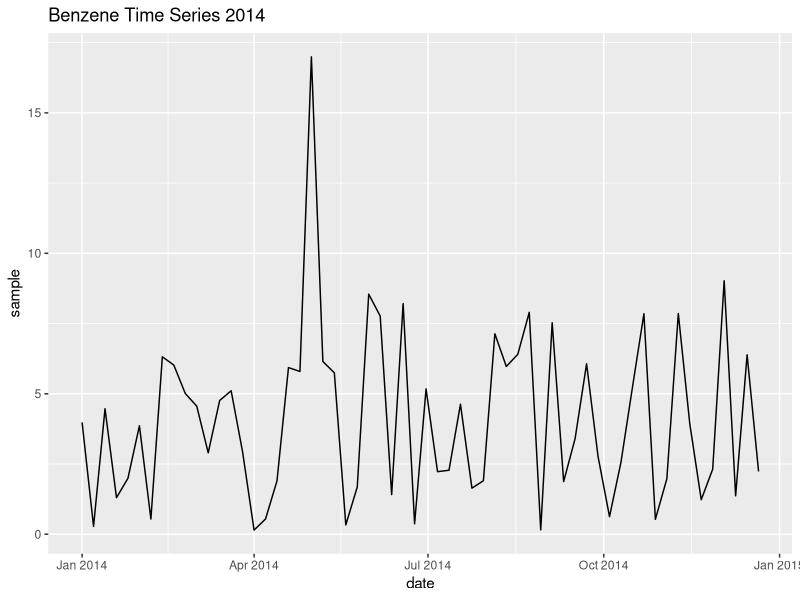
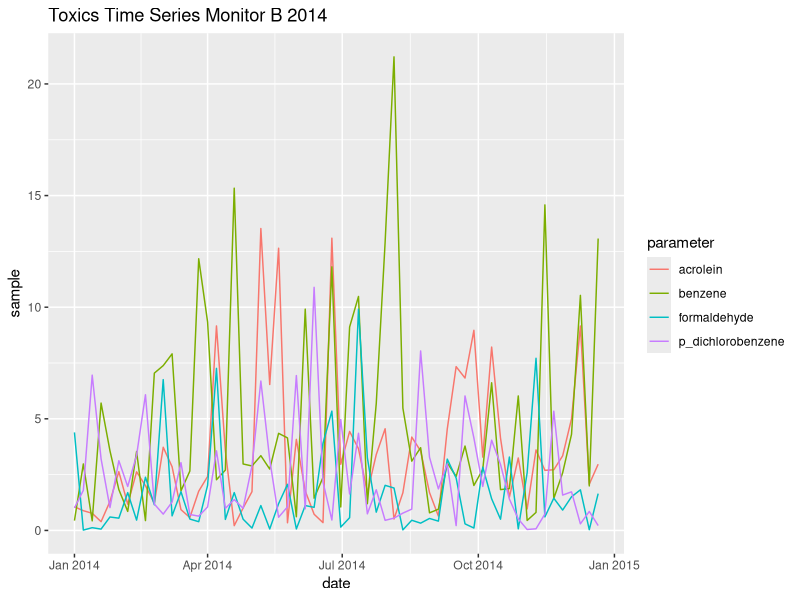
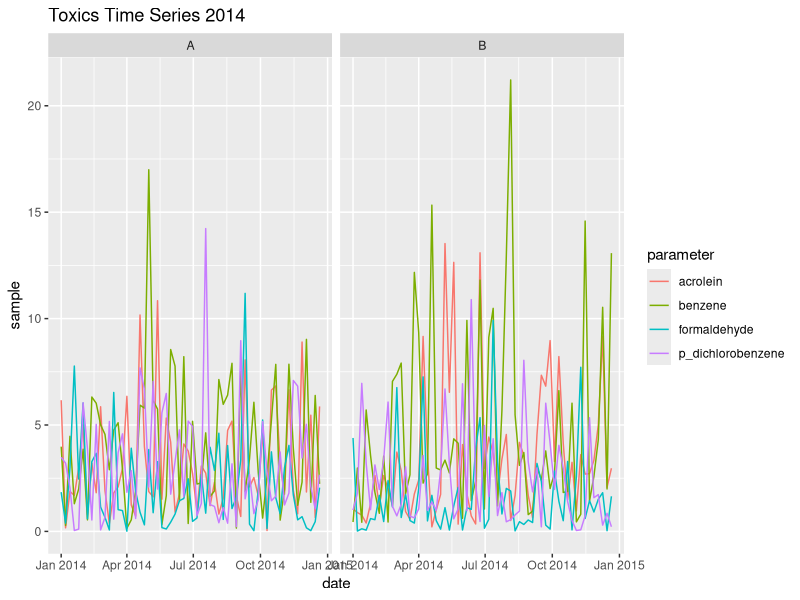
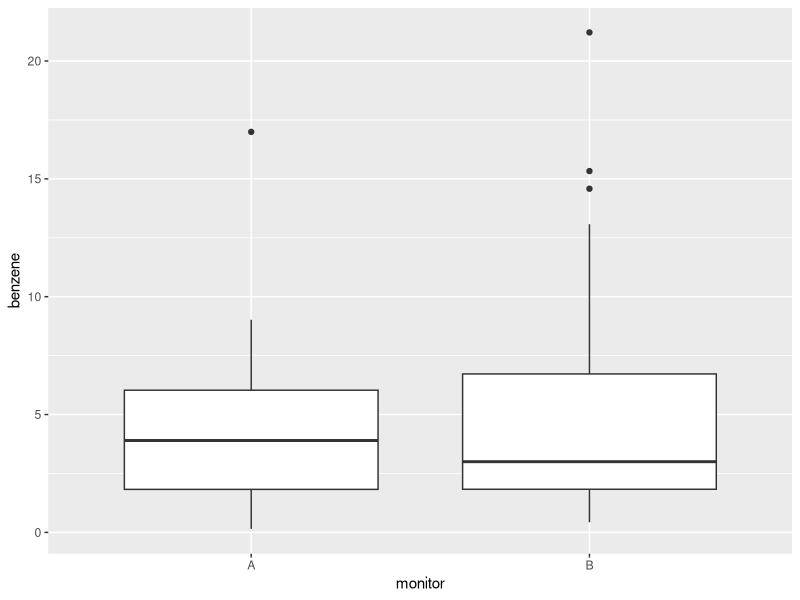
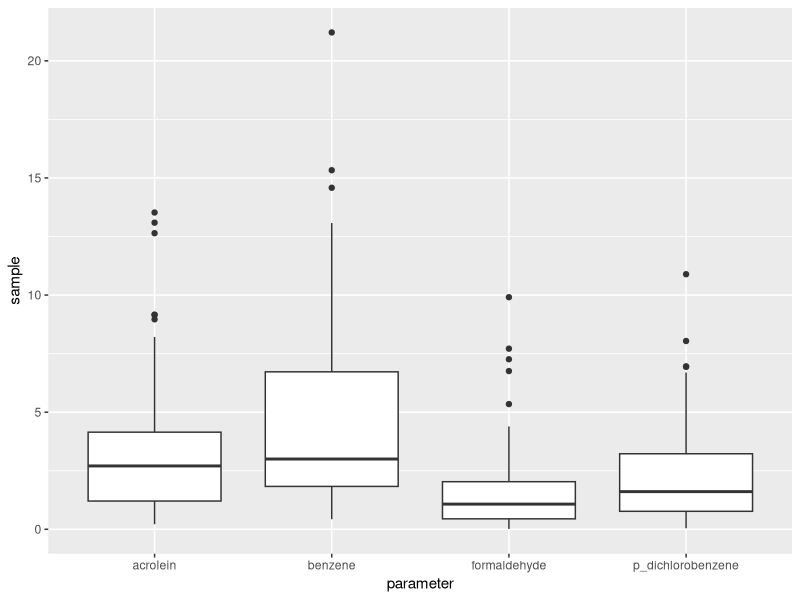
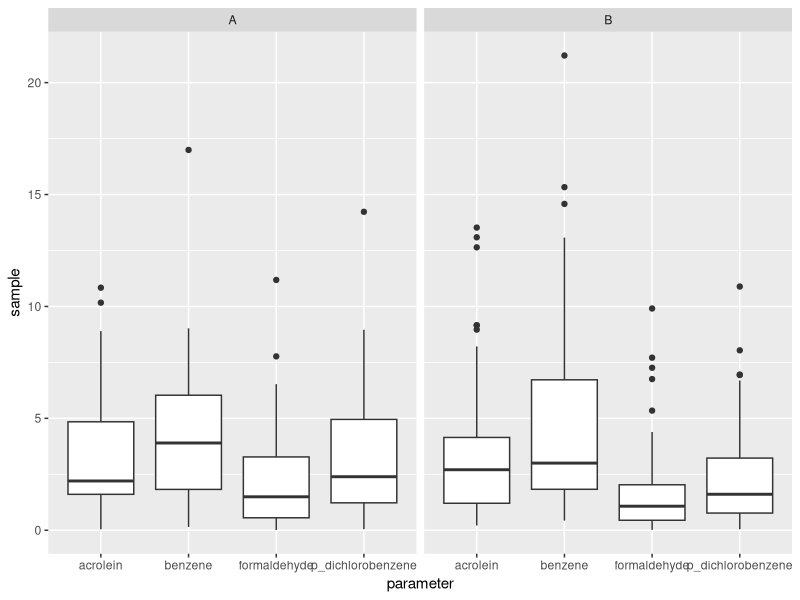
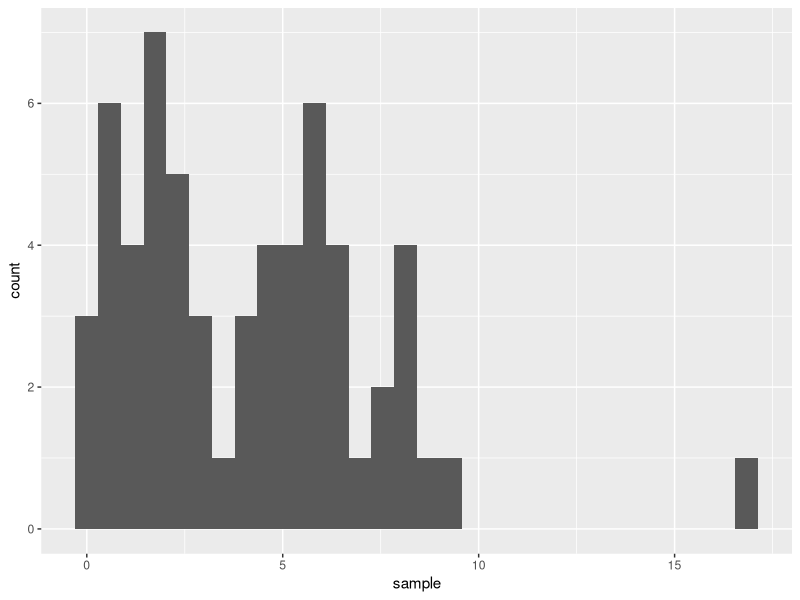
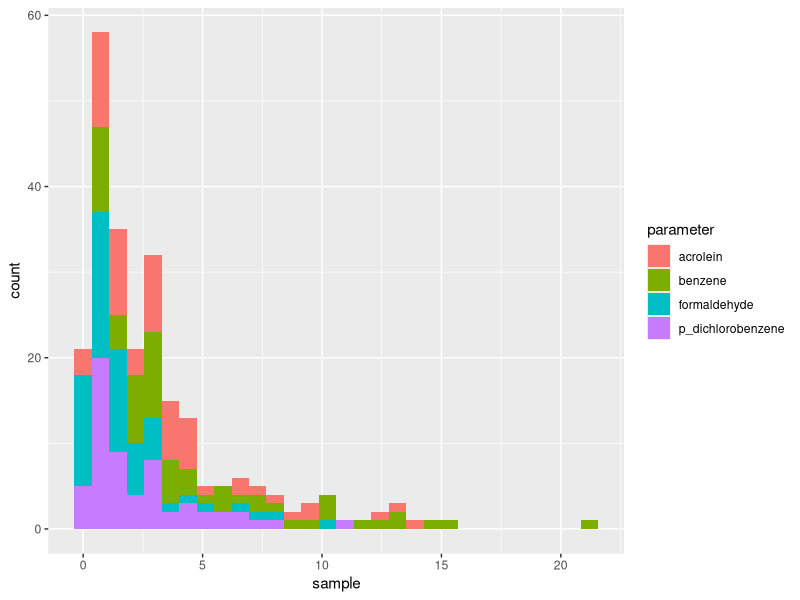

The R script that drew these images, in order: (Note: this script raises an error after producing the figures.)
## ---- chunk 1
"command line"
1 + 1
## ---- chunk 2
3 - 1
2 * 2
10 / 5
log(10)
## ---- chunk 3
x <- 1
x
x <- 10
x
y <- 2
x * y
## ---- chunk 4
pollutant <- "benzene"
pollutant
pollutant <- "toluene"
pollutant
## ---- chunk 5
c(1, 2, 3)
x <- c(5, 6, 7)
x
z <- c("mercury", "cadmium")
z
## ---- chunk 6
x <- c(1, 2, 3, 3, 4, 5, 5, 6, 7, 7, 7)
mean(x)
median(x)
## ---- chunk 7
pollutant <- c("benzene", "acrolein")
value <- c(.7, .8)
unit <- c("ug/m^3", "ug/m^3")
df <- cbind(pollutant, value, unit)
df
## ---- chunk 8
tox <- read.table(header=T, text='
  monitor  parameter       day   hour  value  limit              
        A    benzene  20140601  08:00   4.72   16.3
        A    benzene  20140601  09:00   5.84   16.3
        A    benzene  20140602  08:00  21.12   16.3  
        A    benzene  20140602  09:00   8.94   16.3
        B    benzene  20140601  08:00   0.61   16.3
        B    benzene  20140601  09:00   0.70   16.3
        B    benzene  20140602  08:00   0.99   16.3
        B    benzene  20140602  09:00   1.70   16.3
        A    toluene  20140601  08:00  76.10   75.0
        A    toluene  20140601  09:00   2.51   75.0
                       ')
## ---- chunk 9
library(dplyr)
filter(tox, monitor == "A")
## ---- chunk 10
filter(tox, monitor == "B", value > 1)
## ---- chunk 11
filter(tox, monitor == "B" & value > 1)
## ---- chunk 12
# output of dim() is c(number-of-rows, number-of-columns)
dim(tox)
dim(filter(tox, day == "20140602"))
## ---- chunk 13
head(tox)
## ---- chunk 14
tox_daily <- group_by(tox, monitor, parameter, day)
## ---- chunk 15
summarize(tox_daily, daily_mean = mean(value))
## ---- chunk 16
tox_monitors <- group_by(tox, monitor)
summarize(tox_monitors, number_of_parameters = length(unique(parameter)))
## ---- chunk 17
mutate(tox, above_limit = value > limit)
## ---- chunk 18
mutate(tox, above_limit = value > limit, limit_diff = value - limit)
## ---- chunk 19
head(tox)
## ---- chunk 20
library(tidyr)
tox_wide <- spread(tox, key = parameter, value = value)
## ---- chunk 21
tox_wide
## ---- chunk 22
spread(tox, key = monitor, value = value)
## ---- chunk 23
head(tox_wide)
tox_long <- gather(tox_wide, key = pollutant, value = sample_measurement,
                   benzene, toluene)
## ---- chunk 24
tox_long
## ---- chunk 25
rtox <- data.frame(
  date = rep(seq(as.Date("2014-01-01"), by = 6, length = 60), 2),
  monitor = rep(c("A", "B"), each = 60),
  benzene = rgamma(120, shape = 1.5, scale = 3),
  formaldehyde = rgamma(120, shape = 1, scale = 2),
  acrolein = rgamma(120, shape = 1.5, scale = 2.5), 
  p_dichlorobenzene = rgamma(120, shape = 1, scale = 3)
)
head(rtox, 3)

## ---- chunk 26
rtox_long <- gather(rtox, parameter, value = sample, benzene:p_dichlorobenzene)
head(rtox)

## ---- chunk 27
library(ggplot2)

benzene_A <- filter(rtox_long, parameter == "benzene", monitor == "A")

ggplot(benzene_A, aes(x=date, y=sample)) +
    geom_line() +
    ggtitle("Benzene Time Series 2014")
## ---- chunk 28
site_B <- filter(rtox_long, monitor == "B")

ggplot(site_B, aes(x=date, y=sample, color=parameter)) +
    geom_line() +
    ggtitle("Toxics Time Series Monitor B 2014")
## ---- chunk 29
ggplot(rtox_long, aes(x=date, y=sample, color=parameter)) +
    geom_line() + facet_grid( ~ monitor) +
    ggtitle("Toxics Time Series 2014")
## ---- chunk 30
ggplot(rtox, aes(x=monitor, y=benzene)) + geom_boxplot()
## ---- chunk 31
ggplot(site_B, aes(x=parameter, y=sample)) + geom_boxplot()
## ---- chunk 32
ggplot(rtox_long, aes(x=parameter, y=sample)) + geom_boxplot() + facet_grid( ~ monitor)
## ---- chunk 33
ggplot(benzene_A, aes(x=sample)) + geom_histogram()
## ---- chunk 34
ggplot(site_B, aes(x=sample, fill=parameter)) + geom_histogram()
## ---- chunk 35
ggplot(rtox_long, aes(x=sample, fill=parameter)) + geom_histogram() + facet_grid(~ monitor)
## ---- chunk 36
inputPanel(
  sliderInput("bins",
                  "Number of bins:",
                  min = 1,
                  max = 50,
                  value = 30)
)

renderPlot({
   x    <- faithful[, 2]  # Old Faithful Geyser data
    bins <- seq(min(x), max(x), length.out = input$bins + 1)
    hist(x, breaks = bins, col = 'darkgray', border = 'white')
})
